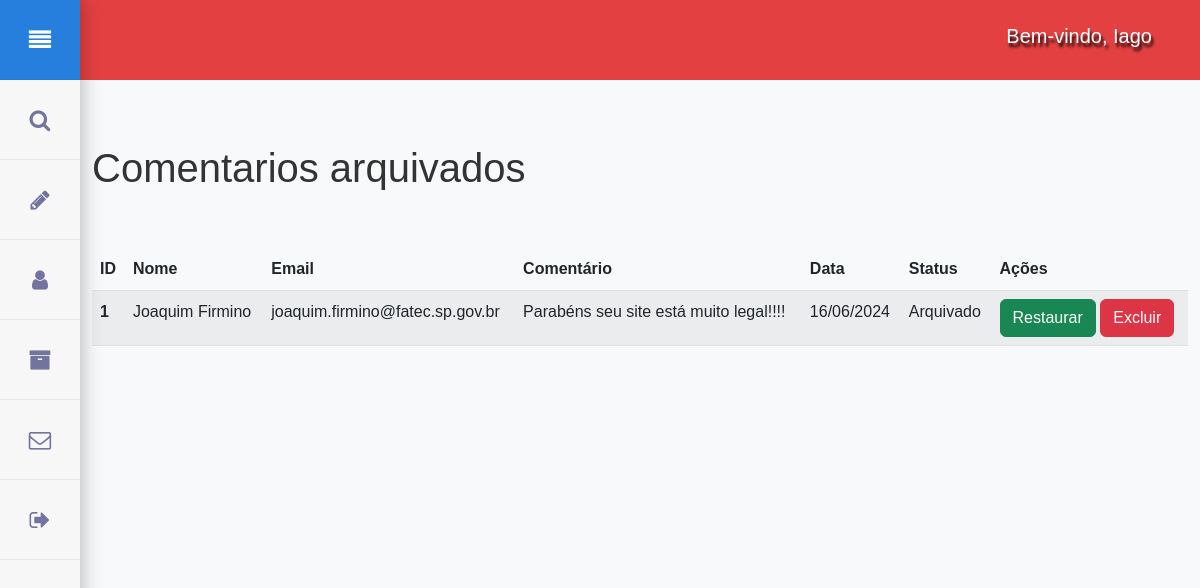
Before: /Administrativo/arquivado/index.php (signed in) with the older database file.
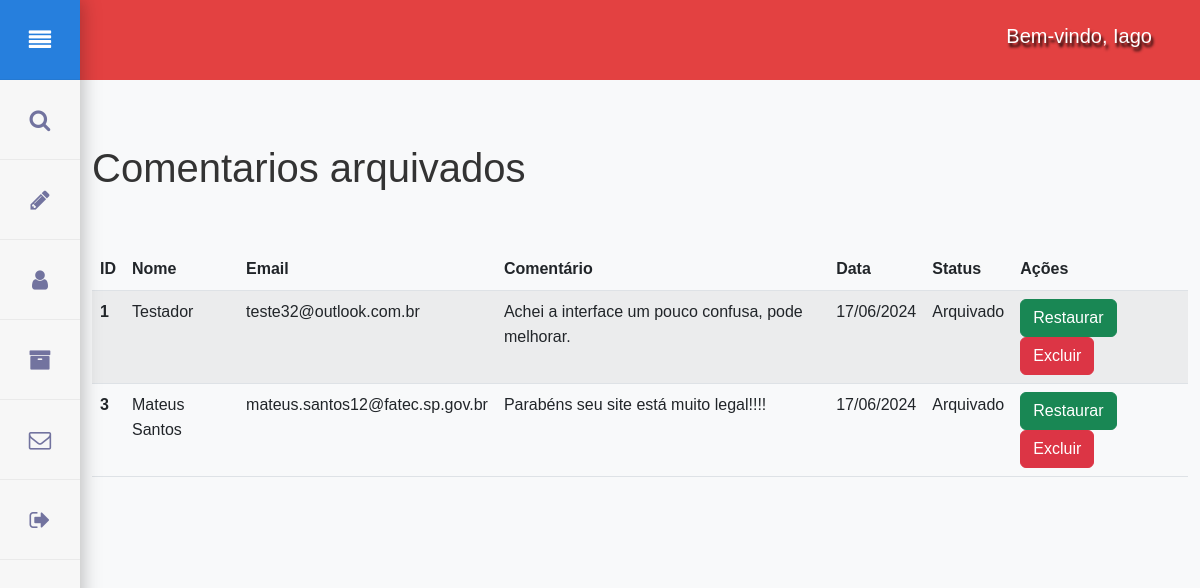
After: the same page with the newer database file.
### tables this page shows
CREATE TABLE `tb_comentarios` (
  `id` int(11) NOT NULL,
  `nome` varchar(40) NOT NULL,
  `email` varchar(50) DEFAULT NULL,
  `comentario` text NOT NULL,
  `data_cad` date NOT NULL,
  `status` varchar(30) NOT NULL DEFAULT 'Pedente' COMMENT 'Aprovar ou reprovar enviados'
);

### Class/Comentario.php (called while the page is built, shortened)
<?php
class Comentario{
    private $conn;
    public function __construct($conn){
        $this->conn = $conn;
    }
    private function limparInput($data){
        $data = trim($data);
        $data = stripslashes($data);
        $data= htmlspecialchars($data);
        return $data;
    }
    public function listarComentarios(){
        try{
            $sql = "SELECT * FROM tb_comentarios ORDER BY id DESC";
            $stmt = $this->conn->prepare($sql);
            $stmt->execute();
            return $stmt->fetchAll(PDO::FETCH_ASSOC);
        } catch (PDOException $e){
            echo "Erro ao listar comentários: " . $e->getMessage();
            return false;
        }
    }
}
?>

### Administrativo/arquivado/index.php (the view, shortened to what this page needs)
<?php
    require_once '../../Class/Comentario.php';
    require_once '../../sql/conexao.php';
    $comentario = new Comentario($conn);
    $comentarios = $comentario->listarComentarios($conn);
?>
<!DOCTYPE html>
<html lang="pt-br">
<head>
    <link rel="stylesheet" href="https://cdn.jsdelivr.net/npm/bootstrap@5.2.3/dist/css/bootstrap.min.css">
    <link rel="stylesheet" href="https://cdn.jsdelivr.net/npm/sweetalert2@11/dist/sweetalert2.min.css">
    <link rel="stylesheet" href="../styles.css">
</head>
<body>
    <head>
        <div class="d-flex justify-content-end align-items-center gap-3 bg-chile p-2 pe-md-5 bg-chile" style="height: 5em;">
            <h2 class="text-center fs-5">Bem-vindo, <?php echo explode(' ', $_SESSION['nomeCompleto'])[0]; ?></h2>
        </div>
        <nav>
            <ul class="menu">
                <li title="home"><a href="#" class="menu-button home">menu</a></li>
                <li title="search"><a href="#" class="search">search</a></li>
                <li title="pencil"><a href="../../Administrativo/" class="pencil">pencil</a></li>
                <li title="about"><a href="../cadastro/" class="active about">about</a></li>
                <li title="archive"><a href="#" class="archive">archive</a></li>
                <li title="contact"><a href="#" class="contact">contact</a></li>
                <li title="logout"><a href="../../login/logout.php" class="logout">logout</a></li>
            </ul>
        </nav>
    </head>
    <main class="content">
        <div class="container mt-5">
            <h1 class="pb-md-5">Comentarios arquivados</h1>
            <table class="table table-striped">
                <thead>
                    <tr>
                        <th scope="col">ID</th>
                        <th scope="col">Nome</th>
                        <th scope="col">Email</th>
                        <th scope="col">Comentário</th>
                        <th scope="col">Data</th>
                        <th scope="col">Status</th>
                        <th scope="col">Ações</th>
                    </tr>
                </thead>
                <tbody>
                    <?php
                    $contador = 1;
                    foreach ($comentarios as $comentario) :
                        if ($comentario['status'] == 'Arquivado') {
                    ?>
                            <tr>
                                <th scope="row"><?php echo $contador++; ?></th>
                                <td><?php echo $comentario['nome']; ?></td>
                                <td><?php echo $comentario['email']; ?></td>
                                <td><?php echo $comentario['comentario']; ?></td>
                                <td><?php echo date('d/m/Y', strtotime($comentario['data_cad'])); ?></td>
                                <td><?php echo $comentario['status']; ?></td>
                                <td>
                                    <a href="restaurar.php?id=<?php echo $comentario['id']; ?>" class="btn btn-success">Restaurar</a>
                                    <a href="javascript:void(0);" class="btn btn-danger btn-excluir" data-id="<?php echo $comentario['id']; ?>">Excluir</a>
                                </td>
                            </tr>
                    <?php
                    $contador++;
                        }
                    endforeach; ?>
                </tbody>
            </table>
        </div>
    </main>
</body>
</html>

### Administrativo/styles.css (style rules this page uses)
* { margin: 0; padding: 0; box-sizing: border-box; }
body { font-family: Arial, sans-serif; background-color: #f8f9fa; color: #333; line-height: 1.6; }
.menu, .menu-bar { position: fixed; bottom: 0; left: 0; height: 100%; list-style-type: none; margin: 0; padding: 0; background: #f7f7f7; z-index: 10; overflow: hidden; box-shadow: 2px 0 18px rgba(0, 0, 0, 0.26); }
.menu li a { display: inline-block; text-indent: -500em; height: 5em; width: 5em; line-height: 5em; text-align: center; color: #72739f; position: relative; border-bottom: 1px solid rgba(0, 0, 0, 0.05); transition: background 0.1s ease-in-out; }
.menu li a:before { font-family: FontAwesome; text-indent: 0em; position: absolute; bottom: 0; left: 0; width: 100%; height: 100%; font-size: 1.4em; }
.menu li a.search:before { content: "\f002"; }
.menu li a.archive:before { content: "\f187"; }
.menu li a.pencil:before { content: "\f040"; }
.menu li a.contact:before { content: "\f003"; }
.menu li a.about:before { content: "\f007"; }
.menu li a.home:before { content: "\f039"; }
.menu li a.logout:before { content: "\f08b"; }
.menu-bar li a:hover, .menu li a:hover, .menu li:first-child a { background: #267fdd; color: #fff; }
.bg-chile { background: #e34141; width: 100%; }
h2.text-center.fs-5 { color: white; text-shadow: 2px 4px 3px black; }
.content { transition: margin-left 0.3s ease; margin-top: 4em; position: relative; }
.d-flex { display: flex; }
.mt-5 { margin-top: 3rem; }
.pb-md-5 { padding-bottom: 3rem; }
@media screen and (min-width: 500px) { .content { margin-inline-start: 5em; } }

Changed rows visible on the page:
removed tb_comentarios: nome "Joaquim Firmino", email "joaquim.firmino@fatec.sp.gov.br", comentario "Parabéns seu site está muito legal!!!!", data_cad "16/06/2024", status "Arquivado"
added tb_comentarios: nome "Testador", email "teste32@outlook.com.br", comentario "Achei a interface um pouco confusa, pode melhorar.", data_cad "17/06/2024", status "Arquivado"
added tb_comentarios: nome "Mateus Santos", email "mateus.santos12@fatec.sp.gov.br", comentario "Parabéns seu site está muito legal!!!!", data_cad "17/06/2024", status "Arquivado"
